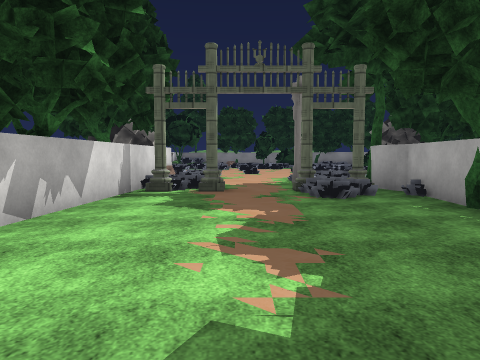
View 1 (above)

24 first-person views from a walk through a scene from a Unity 3-D project. The camera is 1.5 m above the floor, tilts 4° down and sees 70° across. The floor is counted in squares, 2 m on a side. Each view is taken from the middle of a square. On the plan, view 1 faces up. The plan holds only what a view shows up to about 11 squares ahead; the rest is blank. The place goes on beyond the plan. Some animated figures are left out. Some surface patterns are stand-ins.

View 2
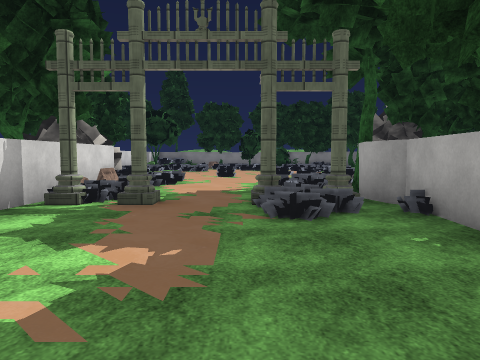

View 3
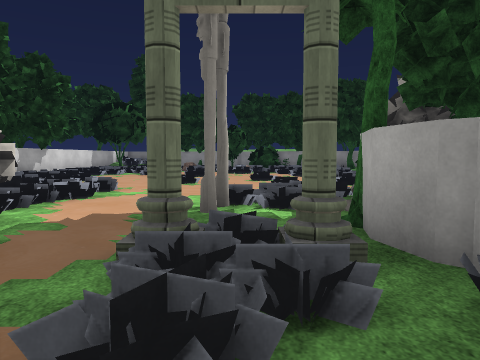

View 4
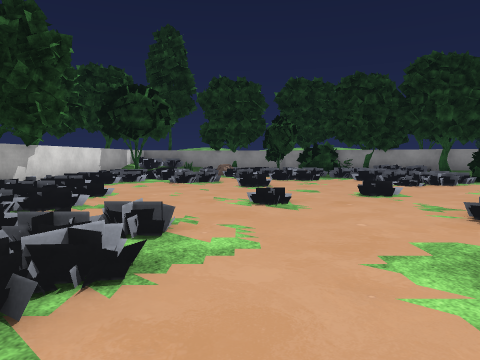

View 5
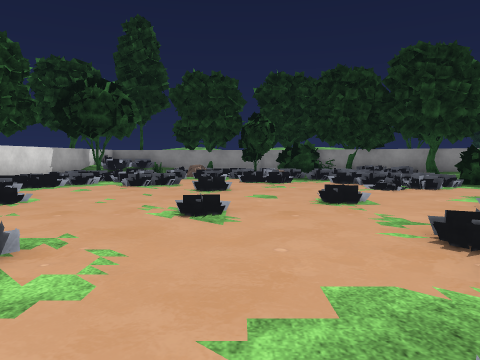

View 6
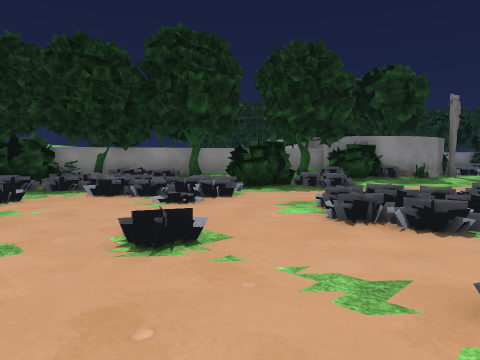

View 7
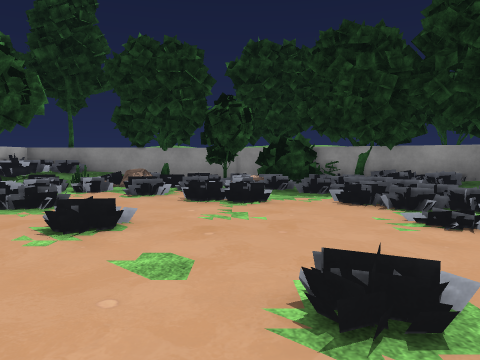

View 8
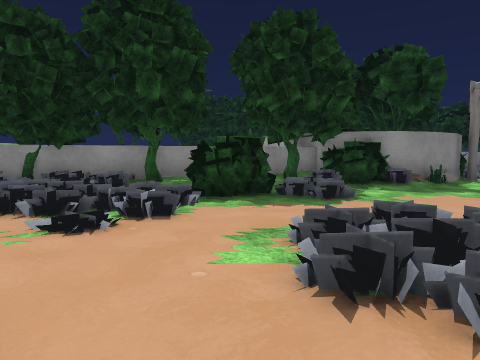

View 9
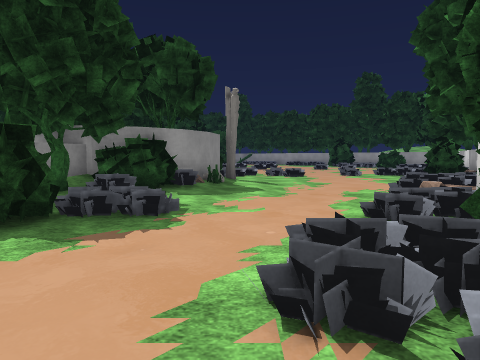

View 10
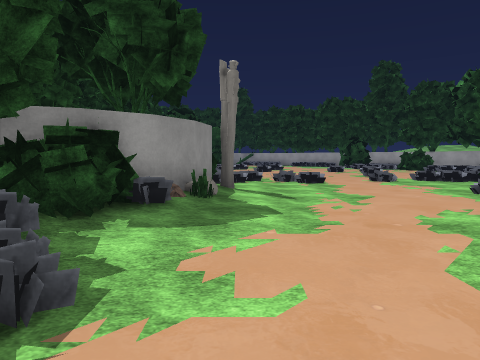

View 11
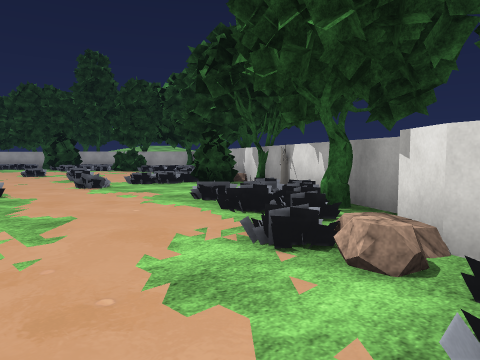

View 12
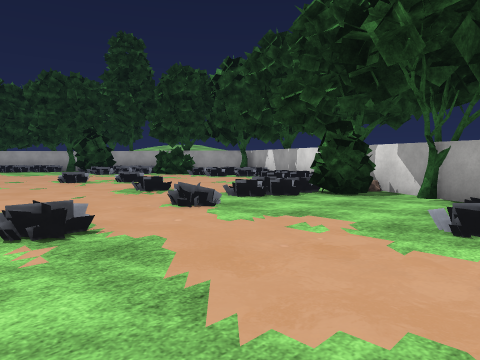

View 13
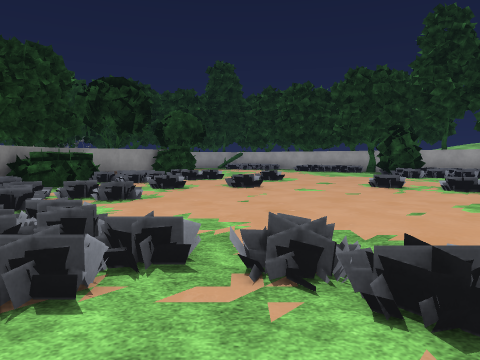

View 14
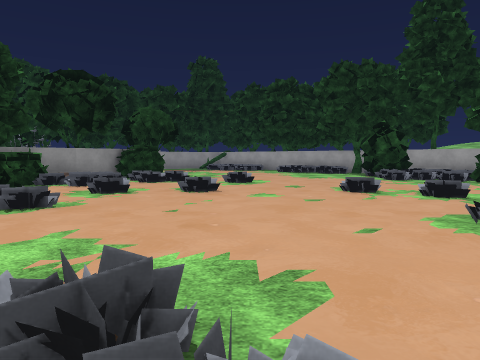

View 15
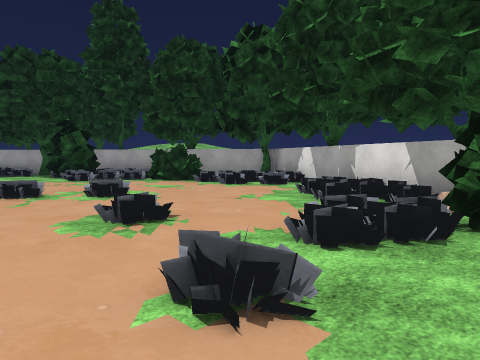

View 16
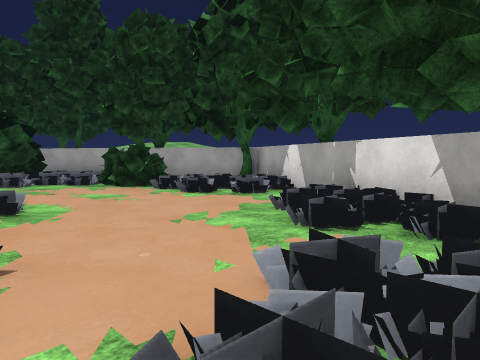

View 17
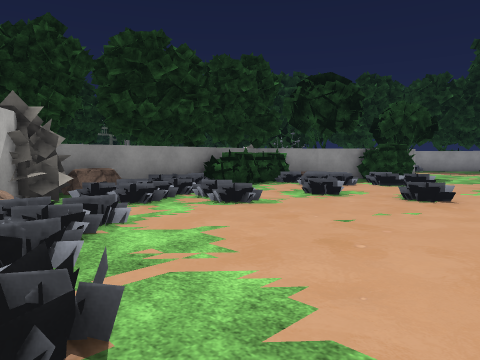

View 18
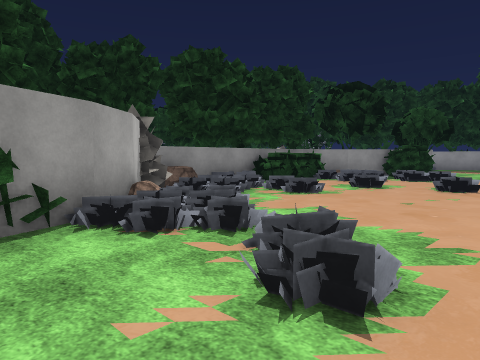

View 19
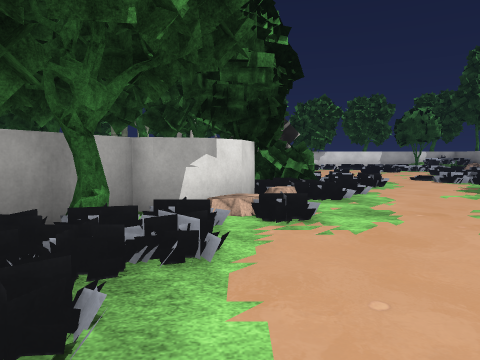

View 20
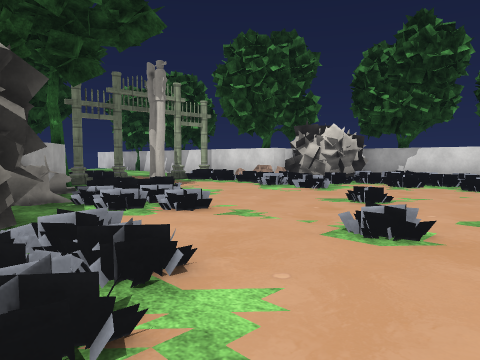

View 21
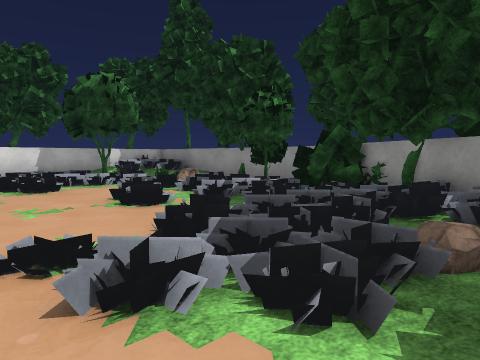

View 22
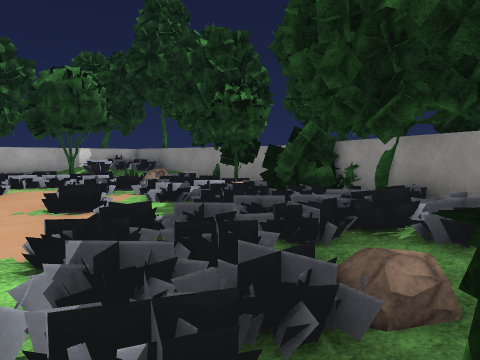

View 23
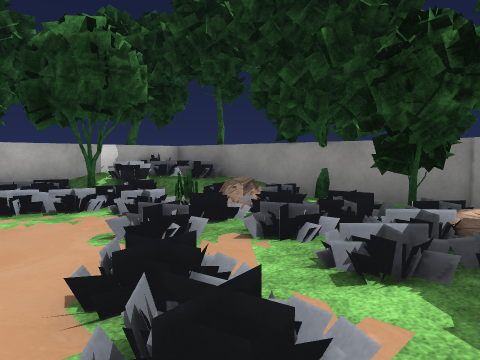

View 24
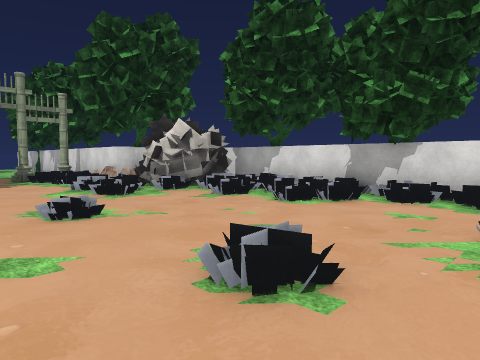

### Floor plan
Key: @ floor where view 1 was taken; # wall or solid block; . floor; / step, stairs or slope; R rock; T tree; B bush; P plant; O other object.
Columns run from 5 left of view 1 to 27 right of it. Each row starts with its distance up from view 1.
 25   T####O
 24 #OO#...T##B
 23 TO/PO.TRBBO
 22  TO.ROOO.OTO
 21 #OOOOO...OOTO##         ###O## T
 20  OOO..OO.O.O#/ ##       RR/OBBB#T
 19  OOOO....OORBB/TB#T    OOOO..BOO#
 18 #O...O...OOO.BO.B#T B  R.OO...OOO
 17 OO............O..OP#B#OOO.O.O.OOO
 16 TOO.....O..O......O.O.OO.......O
 15  OO.......OO..........O.....O...
 14  OO..O....OOOOO.......O........O
 13 TO......O..BBBORO................
 12 #OOOO...OOOO#T##RO....O..........
 11  OOOO...OO#    #OOOO.....O..O....
 10   #RO..#OOT    ##TOO...O...O.....
  9    OO...T#      ###O.BBO.........
  8    OO..O##        ##TOO.O........
  7   #....O#            ##OOO...OBB
  6   #....O.T            T OO.OOOBB
  5   T......#               #TOOO.#T
  4   #......                   #T#
  3    .....
  2    .....
  1     ...
  0      @

Positions as (right, up) in squares from view 1, and headings:
1: (0, 0), facing up
2: (1, 2), facing up
3: (2, 5), facing up
4: (0, 9), facing up
5: (1, 10), facing up
6: (1, 13), facing up-right
7: (2, 14), facing up
8: (3, 14), facing up-right
9: (4, 16), facing right
10: (7, 16), facing right
11: (9, 15), facing down-right
12: (13, 15), facing down-right
13: (15, 15), facing right
14: (16, 14), facing right
15: (16, 13), facing down-right
16: (17, 11), facing down-right
17: (17, 13), facing up-right
18: (15, 13), facing up-right
19: (15, 12), facing left
20: (6, 17), facing down-left
21: (7, 17), facing up-left
22: (7, 18), facing up-left
23: (3, 19), facing up-left
24: (2, 19), facing down-left
